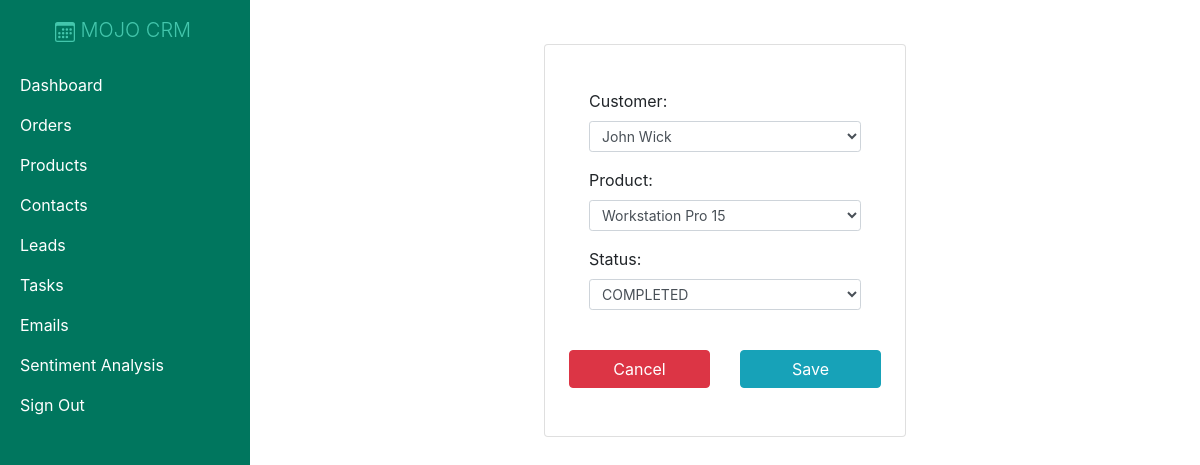
Screenshot of /update_order/2 (signed in) with the database file from the repository.
### crm/models.py (models this page shows)
class Order(models.Model):
    customer = models.ForeignKey(Customer, null=True, on_delete=models.CASCADE)
    product = models.ForeignKey(Product, null=True, on_delete=models.CASCADE)
    date_created = models.DateTimeField(auto_now_add=True, null=True)
    status = models.CharField(max_length=200, null=True, choices=(
        ('CANCELED', 'CANCELED'),
        ('COMPLETED', 'COMPLETED'),
        ('REFUNDED', 'REFUNDED'),
        ('PENDING PAYMENT', 'PENDING PAYMENT'),
    ))

### crm/views.py (the view)
# urls.py: path('update_order/<str:pk>', views.update_order, name="update_order"),
@login_required()
def update_order(request, pk):
    order = Order.objects.get(id=pk)
    form = Form(instance=order)
    if request.method == 'POST':
        form = Form(request.POST,instance=order)
        if form.is_valid():
            form.save()
            return redirect('/orders')
    context = {'form': form}
    return render(request,'crm/form_page.html',context)

### crm/forms.py
class Form(forms.ModelForm):
    class Meta:
        model = Order
        fields = '__all__'
        widgets={
                   "product":forms.Select(attrs={'class': "form-control form-control-sm"}),
                   "customer":forms.Select(attrs={'class': "form-control form-control-sm"}),
                   "status":forms.Select(attrs={'class': "form-control form-control-sm"}),
                }

### crm/models.py (called while the page is built)
    def __str__(self):
        return self.name

    def __str__(self):
        return self.name

### crm/templates/crm/form_page.html (shortened to what this page needs)
{% extends 'crm/main.html' %}
{% block content %}
<div class="container w-50 mt-4">
  <form action="" method="POST">
    <div class="card p-4 m-4">
      <div class="card-body">
        {{form.as_p}}
      </div>
      <div class="row">
        <div class="col">
          <button onclick="window.history.back();" class="btn btn-danger w-100 mt-1 mb-4">Cancel</button>
        </div>
        <div class="col">
          <button type="submit" name="Submit" value="Submit" class="btn btn-info w-100 mt-1 mb-4">Save</button>
        </div>
      </div>
    </div>
  </form>
</div>
{% endblock content %}

### rows the page displays
Order: customer "John Wick", product "Workstation Pro 15", status "COMPLETED"
